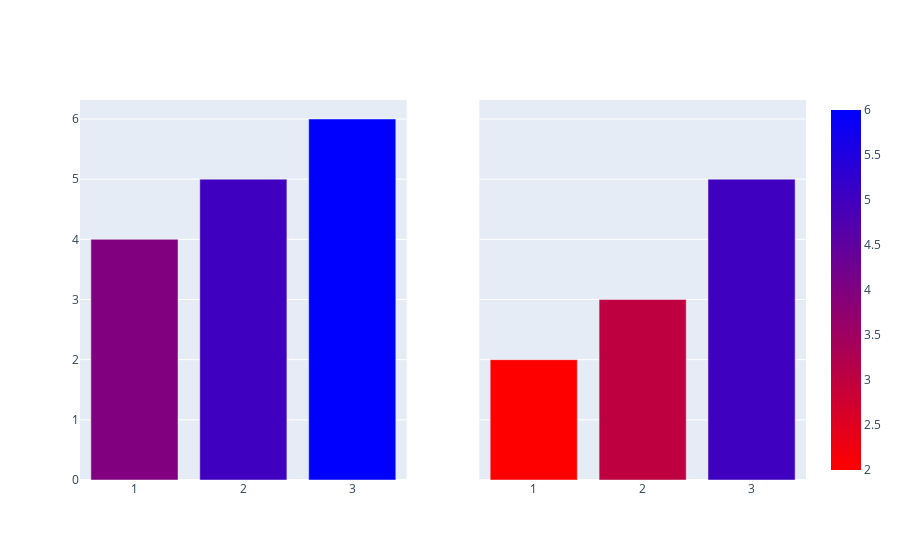

The cell this chart's notebook holds for it:
### Code cell
from plotly.subplots import make_subplots
import plotly.graph_objects as go

fig = make_subplots(rows=1, cols=2, shared_yaxes=True)

fig.add_trace(go.Bar(x=[1, 2, 3], y=[4, 5, 6],
                    marker=dict(color=[4, 5, 6], coloraxis="coloraxis")),
              1, 1)

fig.add_trace(go.Bar(x=[1, 2, 3], y=[2, 3, 5],
                    marker=dict(color=[2, 3, 5], coloraxis="coloraxis")),
              1, 2)

fig.update_layout(coloraxis=dict(colorscale='Bluered_r'), showlegend=False)
fig.show()

### Figure 1 — Plotly figure (JSON) as saved in the notebook; plotly's stock layout.template omitted (floating-point values rounded to 4 significant figures)
{"data": [{"marker": {"color": [4, 5, 6], "coloraxis": "coloraxis"}, "type": "bar", "x": [1, 2, 3], "xaxis": "x", "y": [4, 5, 6], "yaxis": "y"}, {"marker": {"color": [2, 3, 5], "coloraxis": "coloraxis"}, "type": "bar", "x": [1, 2, 3], "xaxis": "x2", "y": [2, 3, 5], "yaxis": "y2"}], "layout": {"coloraxis": {"colorscale": [[0, "rgb(255,0,0)"], [1, "rgb(0,0,255)"]]}, "showlegend": false, "xaxis": {"anchor": "y", "domain": [0, 0.45]}, "xaxis2": {"anchor": "y2", "domain": [0.55, 1]}, "yaxis": {"anchor": "x", "domain": [0, 1]}, "yaxis2": {"anchor": "x2", "domain": [0, 1], "matches": "y", "showticklabels": false}}}
